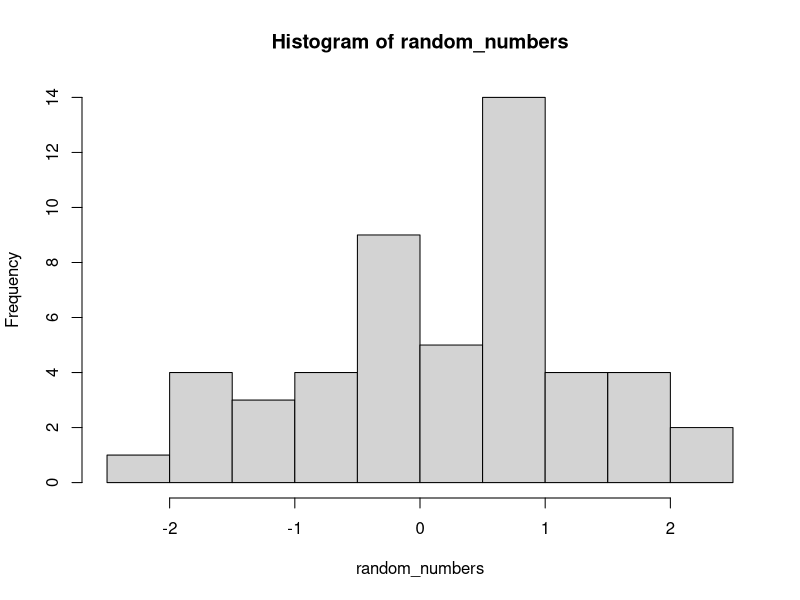

This chart was generated by the following R code:
#' # Title of R Project Here

#+ knitr setup, include=FALSE
# some setup options for outputing markdown files; feel free to ignore these
knitr::opts_chunk$set(eval = TRUE, 
                      include = TRUE,
                      echo = FALSE,
                      warning = FALSE, 
                      message = FALSE,
                      collapse = TRUE,
                      dpi = 300,
                      fig.dim = c(9, 9),
                      out.width = '98%',
                      out.height = '98%',
                      cache = TRUE)
#+ loading libraries and set seed

library(plyr) # always load before tidyverse to avoid conflicts with dplyr
packageVersion("plyr")
library(tidyverse)
packageVersion("tidyverse")

set.seed(12345)

#' ## The start of your analyses
#' Any markdown following the ```#'``` will be interpreted as markdown.
#' For example:
#' # Header 1
#' ## Header 2
#' ### Header 3
#' #### Header 4
#' **italics**
#' _Bold_
#' 
#' * This is 
#' * a bulleted list
#' 
#' 1. This is
#' 2. A numbered list
#' 
#' Anything not prefaced by ```#'``` will be interepreted as R code. 
#' For example: 

random_numbers <- rnorm(n = 50)
hist(random_numbers)
